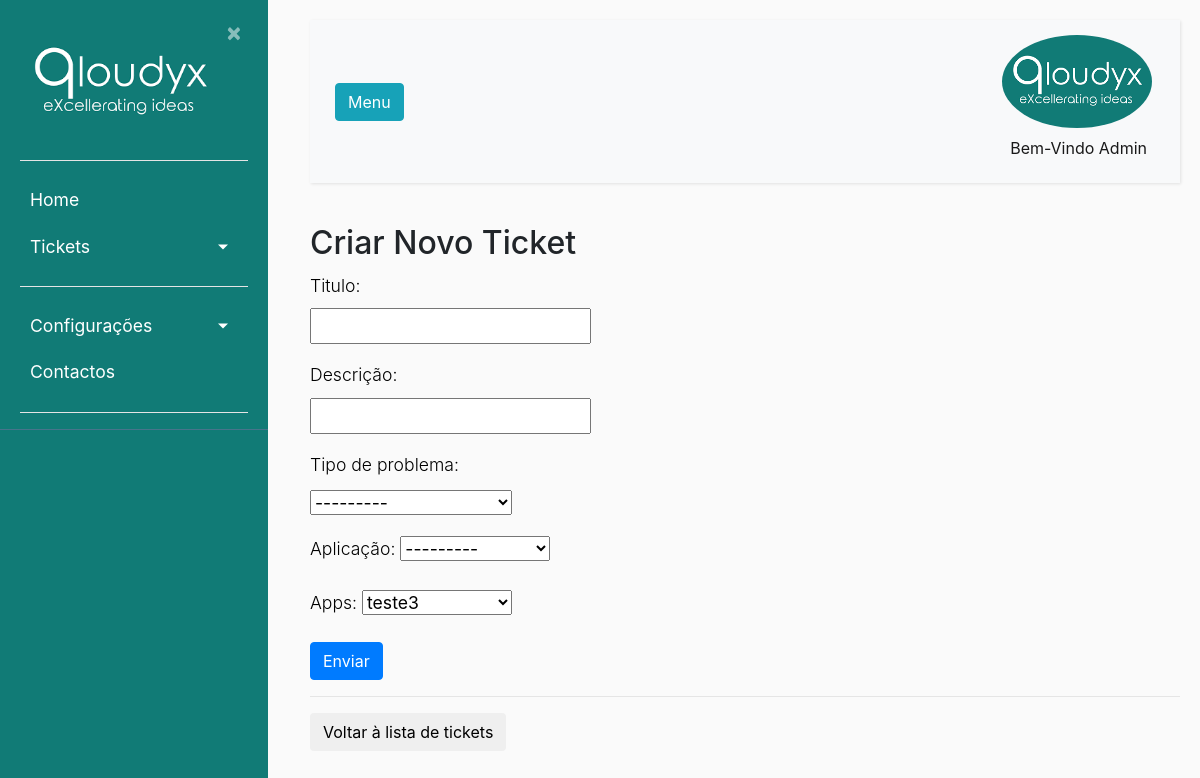
Page /novo/ (signed in) on the committed database.
### ticket/models.py (models this page shows, shortened)
class Usuarios(AbstractBaseUser):
    uuid = models.UUIDField(default = uuid.uuid4)
    nome = models.CharField(max_length=100, unique=True,verbose_name='Utilizador')
    email = models.EmailField(verbose_name='E-mail')
    foto = models.ImageField(null=True, blank=True, upload_to='users/uploads/fotos',verbose_name='Foto')
    descricao = models.CharField(max_length=250, null=True)
    EscolhasRole = {
    ("Interno", "Interno"),
    ("Operador", "Operador"),
    ("Cliente", "Cliente"),
    }
    role = models.CharField(max_length=50,choices= EscolhasRole ,verbose_name='Cargo')
    entidade = models.ManyToManyField(Entidades, verbose_name='Entidades')
    telefone = PhoneNumberField(null=True, blank=False, unique=True, verbose_name='Telefone')
    date_of_birth = models.DateField(verbose_name='Data de Nascimento')
    is_active = models.BooleanField(default=True, verbose_name='Ativo?')
    is_admin = models.BooleanField(default=False, verbose_name='Admin?')
    objects = MyUserManager()
    USERNAME_FIELD = 'nome'
    REQUIRED_FIELDS = ['date_of_birth','email']
    def nomes_entidade(self):
            return ', '.join([a.nome for a in self.entidade.all()])
    nomes_entidade.short_description = "Entidades"

class TiposPedidos(models.Model):
    nome = models.CharField(max_length=100, verbose_name='Pedido')
    descricao = models.CharField(max_length=300, verbose_name='Descrição')
    def __str__(self):
        return self.nome

class Apps(models.Model):
    nome = models.CharField(max_length=150, verbose_name='Aplicação')
    entidade = models.ForeignKey(Entidades, on_delete=models.CASCADE)
    ativo = models.BooleanField(default=True, verbose_name='Ativo?')
    def __str__(self):
        return self.nome

class Usuarios_Apps(models.Model):
    usuario = models.ForeignKey(Usuarios, on_delete=models.CASCADE,verbose_name='Utilizador')
    app = models.ForeignKey(Apps, on_delete=models.CASCADE,verbose_name='Aplicação')
    def __str__(self):
        return f"{self.app}"

### ticket/views.py (the view)
# urls.py: path('novo/', views.create_ticket, name='ticket-novo'), #Criar novo Ticket
def create_ticket(request):
    if request.method == 'POST':
        form = TicketForm(data=request.POST,current_user=request.user)
        if form.is_valid():
            ticket = form.save(commit=False)
            ticket.id_Proprietario = request.user
            ticket.app = Apps.objects.get(nome=form.cleaned_data['app'])
            ticket = ticket.save()
            form.instance.usuarios = request.user
            messages.success(request, f'Ticket enviado com sucesso, espere por feedback do nosso operador em serviço.')
            return redirect('listaticket')
    else:
        form = TicketForm(current_user=request.user)
    return render(request, 'ticket/novoticket.html', {'form': form})

### users/forms.py
class TicketForm(forms.ModelForm):
    def __init__(self,current_user,*args, **kwargs):
        super(TicketForm, self).__init__(*args, **kwargs)
        self.fields['usuario_app'].queryset = self.fields['usuario_app'].queryset.exclude(~Q(usuario=current_user))
        entidades_do_usuario = current_user.entidade.all()
        apps = Apps.objects.filter(entidade__in=entidades_do_usuario)
        self.fields['app'].choices = [(app.id, app.nome) for app in apps]
    class Meta:
        model = Ticket
        fields = ['nome', 'descricao','app_tpPedidos', 'usuario_app', 'app']
        labels = {
        "nome": "Titulo",
        "descricao":"Descrição",
        "app_tpPedidos": "Tipo de problema",
        "usuario_app" : "Aplicação",
        "app": "Apps"
    }

### ticket/models.py (called while the page is built)
    def __str__(self):
        return f"{self.tipoPedidos}"

### ticket/templates/ticket/novoticket.html (shortened to what this page needs)
{% extends "ticket/base.html" %}
{% block content %}
    <div>
        <h2>Criar Novo Ticket</h2>
        <form method="post">
            {{ form.as_p }}
            <button type="submit" class="btn btn-primary">Enviar</button>
        </form>
        <hr>
        <button type="button" class="btn btn"><a href="{% url 'listaticket' %}">Voltar à lista de tickets</a></button>
    </div>
{% endblock content %}

### ticket/templates/ticket/base.html (shortened to what this page needs)
{% load static %}
<!DOCTYPE html>
<html lang="en">
<head>
    <link rel="stylesheet" href="https://cdn.jsdelivr.net/npm/bootstrap@4.0.0/dist/css/bootstrap.min.css">
    <link rel="stylesheet" type="text/css" href="{% static 'ticket/main.css' %}">
</head>
<body>
    {% if user.nome == "Registo" %}
    <div class="wrapper">
        <nav id="sidebar">
            <div class="sidebar-header">
                <a href = "{% url 'ticket-home' %}"> <img src="{% static 'ticket/Qloudyx.png' %}" style="width:200px;height:100%;"></a>
                <a class="close" onclick="CloseMenu()">&nbsp×&nbsp</a>
                <hr>
                <form method="post" action="{% url 'logout' %}">
                    {% csrf_token %}
                    <a><button style="color:white; text-align:center" class="astext" type="submit">Logout</button></a>
                </form>
                <hr>
            </div>
            </ul>
        </nav>
            <main role="main" class="container">
                <div class="row">
                    <div class="col-md-8">
                        {% if messages %}
                            {% for message in messages %}
                                <div class="alert alert-{{ message.tags }} ">
                                    {{ message }}
                                </div>
                            {% endfor %}
                        {% endif %}
                    </div>
                </div>
            </main>
            <div class="collapse navbar-collapse" id="navbarSupportedContent">
                <ul class="nav navbar-nav ml-auto">
                    <li class="nav-item active">
                        <div class="dropdown">
                            {% if user.is_authenticated %}
                            <img src= "{{ user.foto.url }} " alt="Menu" class="rounded-circle" width="150" />
                            <center>
                            </center>
                        </div>
                        {% endif %}
                    </li>
                </ul>
                </div>
        </div>
        {% block restricted %}{% endblock %}
    {% else %}
    <div class="wrapper">
        <nav id="sidebar">
            <div class="sidebar-header">
                <a href = "{% url 'ticket-home' %}"> <img src="{% static 'ticket/Qloudyx.png' %}" style="width:200px;height:100%;"></a>
                <a class="close" onclick="CloseMenu()">&nbsp×&nbsp</a>
                <hr>
            </div>
            <ul class="list-unstyled components" >
                <li>
                    <a href="{% url 'ticket-home' %}">Home</a>
                    {% if user.is_authenticated %}
                    <a href="#pageSubmenu" data-toggle="collapse" aria-expanded="false" class="dropdown-toggle">Tickets</a>
                    {% endif %}
                </li>
                <li>
                    {% if user.is_authenticated %}
                    <hr>
                    <a href="#homeSubmenu" data-toggle="collapse" aria-expanded="false" class="dropdown-toggle">Configurações</a>
                    {% endif %}
                    <a href="#">Contactos</a>
                    <hr>
            </ul>
        </nav>
        </div>
        <div id="content">
            <nav class="navbar navbar-expand-lg navbar-light bg-light">
                <div class="container-fluid">
                    <button type="button" id="sidebarCollapse" onClick="OpenMenu()" class="btn btn-info">
                        <span>Menu</span>
                    </button>
                    {% if user.is_authenticated %}
                    <div class="collapse navbar-collapse" id="navbarSupportedContent">
                        <ul class="nav navbar-nav ml-auto">
                            <li class="nav-item active">
                                <div class="dropdown">
                                    {% if user.is_authenticated %}
                                    <img src= "{{ user.foto.url }} " alt="Menu" class="rounded-circle" width="150" />
                                </div>
                                <a class="nav-link" href="#">Bem-Vindo {{user.nome}}</a>
                                {% endif %}
                            </li>
                        </ul>
                    </div>
                    {% endif %}
                </div>
            </nav>
            <main role="main" class="container">
                <div class="row">
                    <div class="col-md-8">
                    </div>
                </div>
            </main>
            {% block content %}{% endblock %}
            {% endif %}
</body>
</html>

### ticket/static/ticket/main.css (style rules this page uses)
body { background: #fafafa; }
p { font-size: 1.1em; font-weight: 300; line-height: 1.7em; max-width: 250px; color: black; display:block; text-align: left; }
hr { background-color: white; }
a, a:hover, a:focus { color: inherit; text-decoration: none; transition: all 0.3s; }
.navbar { padding: 15px 10px; background: #fff; border: none; border-radius: 0; margin-bottom: 40px; box-shadow: 1px 1px 3px rgba(0, 0, 0, 0.1); }
.wrapper { display: flex; width: 100%; align-items: stretch; }
#sidebar { height: 100%; width: 250; position: fixed; z-index: 1; overflow-x: hidden; background: #117B76; color: #fff; transition: all 0.3s; }
#sidebar .sidebar-header { padding-left: 20px; padding-top: 20px; padding-right: 20px; background: #117B76; }
#sidebar ul.components { padding-left: 20px; padding-right: 20px; border-bottom: 1px solid #47748b; }
#sidebar ul li a { padding: 10px; font-size: 1.1em; display: block; }
a[data-toggle="collapse"] { position: relative; }
.dropdown-toggle::after { display: block; position: absolute; top: 50%; right: 20px; transform: translateY(-50%); }
#content { margin-left: 290px; position: relative; padding: 20px; min-height: 100vh; transition: all 0.3s; }

### ticket/templates/ticket/base.html (style rules this page uses)
.dropdown { position: relative; display: inline-block; }

### rows in the picture
Usuarios: foto (picture), nome "Admin"
Usuarios_Apps: app "teste3"
